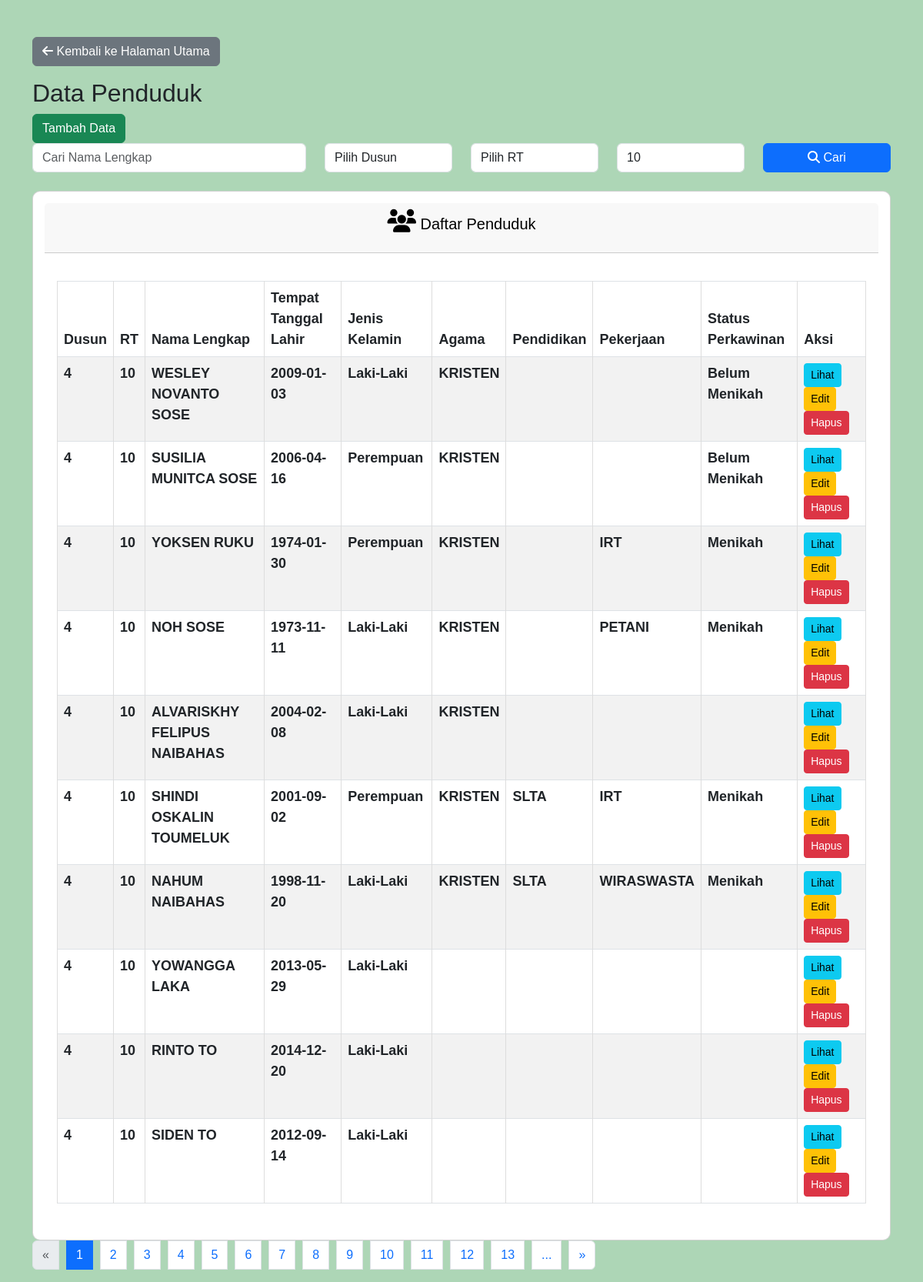
Page /penduduk.php (signed in) on the committed database.
### tables this page shows
CREATE TABLE `data_penduduk` (
  `id` int(11) NOT NULL,
  `nomor_urut` int(11) DEFAULT NULL,
  `kk` int(11) DEFAULT NULL,
  `dusun` varchar(255) DEFAULT NULL,
  `rt` varchar(255) DEFAULT NULL,
  `nama_lengkap` varchar(100) DEFAULT NULL,
  `ttl` varchar(100) DEFAULT NULL,
  `jenis_kelamin` char(1) DEFAULT NULL,
  `agama` varchar(50) DEFAULT NULL,
  `pendidikan` varchar(50) DEFAULT NULL,
  `pekerjaan` varchar(100) DEFAULT NULL,
  `status_perkawinan` varchar(50) DEFAULT NULL
);

### penduduk.php (the view, shortened to what this page needs)
<?php
include 'koneksi.php';
$nama_lengkap = isset($_GET['nama_lengkap']) ? $_GET['nama_lengkap'] : '';
$dusun_filter = isset($_GET['dusun']) ? $_GET['dusun'] : '';
$rt_filter = isset($_GET['rt']) ? $_GET['rt'] : '';
$limit = isset($_GET['limit']) ? (int)$_GET['limit'] : 10;
$page = isset($_GET['page']) ? (int)$_GET['page'] : 1;
$offset = ($page - 1) * $limit;
$queryPenduduk = "SELECT * FROM data_penduduk WHERE 1=1";
$queryPenduduk .= " ORDER BY id DESC LIMIT $limit OFFSET $offset";
$resultPenduduk = mysqli_query($conn, $queryPenduduk);
$totalQuery = "SELECT COUNT(*) AS total FROM data_penduduk WHERE 1=1";
$totalResult = mysqli_query($conn, $totalQuery);
$totalRow = mysqli_fetch_assoc($totalResult)['total'];
$totalPages = ceil($totalRow / $limit);
?>
<!DOCTYPE html>
<html lang="id">
<head>
    <link rel="stylesheet" href="https://cdn.jsdelivr.net/npm/bootstrap@5.3.0/dist/css/bootstrap.min.css">
    <link rel="stylesheet" href="style.css">
    <link rel="stylesheet" href="https://cdnjs.cloudflare.com/ajax/libs/font-awesome/6.4.2/css/all.min.css">
</head>
<body>
    <div class="container mt-5">
        <a href="index.php" class="btn btn-secondary mb-3"><i class="fa fa-arrow-left"></i> Kembali ke Halaman Utama</a>
        <h2>Data Penduduk</h2>
        <button type="button" class="btn btn-success" data-bs-toggle="modal" data-bs-target="#addDataModal">Tambah Data</button>
        <form method="GET" action="penduduk.php" class="search-form mb-4">
            <div class="row">
                <div class="col-md-4 col-sm-6 col-12">
                    <input type="text" name="nama_lengkap" class="form-control" placeholder="Cari Nama Lengkap" value="<?php echo htmlspecialchars($nama_lengkap); ?>">
                </div>
                <div class="col-md-2 col-sm-6 col-12">
    <select name="dusun" id="dusunSelect" class="form-control">
        <option value="">Pilih Dusun</option>
    </select>
</div>
<div class="col-md-2 col-sm-6 col-12">
    <select name="rt" class="form-control">
        <option value="">Pilih RT</option>
    </select>
</div>
                <div class="col-md-2 col-sm-6 col-12">
                    <select name="limit" class="form-control">
                        <option value="10" <?php echo ($limit == 10) ? 'selected' : ''; ?>>10</option>
                    </select>
                </div>
                <div class="col-md-2 col-sm-6 col-12">
                    <button type="submit" class="btn btn-primary w-100"><i class="fa fa-search"></i> Cari</button>
                </div>
            </div>
        </form>
        <div class="card">
            <div class="card-header">
                <h5><i class="fa fa-users"></i> Daftar Penduduk</h5>
            </div>
            <div class="card-body">
                <div class="table-responsive">
                    <table class="table table-bordered table-striped">
                        <thead>
                            <tr>
                                <th>Dusun</th>
                                <th>RT</th>
                                <th>Nama Lengkap</th>
                                <th>Tempat Tanggal Lahir</th>
                                <th>Jenis Kelamin</th>
                                <th>Agama</th>
                                <th>Pendidikan</th>
                                <th>Pekerjaan</th>
                                <th>Status Perkawinan</th>
                                <th>Aksi</th>
                            </tr>
                        </thead>
                        <tbody>
                            <?php
                            while ($row = mysqli_fetch_assoc($resultPenduduk)) {
                                echo "<tr>";
                                echo "<td>" . htmlspecialchars($row['dusun']) . "</td>";
                                echo "<td>" . htmlspecialchars($row['rt']) . "</td>";
                                echo "<td>" . htmlspecialchars($row['nama_lengkap']) . "</td>";
                                echo "<td>" . htmlspecialchars($row['ttl']) . "</td>";
                                echo "<td>" . htmlspecialchars($row['jenis_kelamin'] === 'L' ? 'Laki-Laki' : 'Perempuan') . "</td>";
                                echo "<td>" . htmlspecialchars($row['agama']) . "</td>";
                                echo "<td>" . htmlspecialchars($row['pendidikan']) . "</td>";
                                echo "<td>" . htmlspecialchars($row['pekerjaan']) . "</td>";
                                echo "<td>" . htmlspecialchars($row['status_perkawinan']) . "</td>";
                                echo "<td>
                                        <a href='view.php?id=" . $row['id'] . "' class='btn btn-info btn-sm'>Lihat</a>
                                        <a href='edit.php?id=" . $row['id'] . "' class='btn btn-warning btn-sm'>Edit</a>
                                        <a href='delete.php?id=" . $row['id'] . "' class='btn btn-danger btn-sm' onclick='return confirm(\"Apakah Anda yakin ingin menghapus data ini?\");'>Hapus</a>
                                      </td>";
                                echo "</tr>";
                            }
                            ?>
                        </tbody>
                    </table>
                </div>
            </div>
        </div>
        <div class="pagination-container text-center">
            <nav aria-label="Page navigation example">
                <ul class="pagination">
                    <li class="page-item <?php echo ($page <= 1) ? 'disabled' : ''; ?>">
                        <a class="page-link" href="penduduk.php?page=<?php echo ($page - 1); ?>&nama_lengkap=<?php echo urlencode($nama_lengkap); ?>&dusun=<?php echo urlencode($dusun_filter); ?>&rt=<?php echo urlencode($rt_filter); ?>&limit=<?php echo $limit; ?>" aria-label="Previous">
                            <span aria-hidden="true">&laquo;</span>
                        </a>
                    </li>
                    <?php
                    $maxPagesToShow = 25;
                    $startPage = max(1, $page - floor($maxPagesToShow / 2));
                    $endPage = min($totalPages, $page + floor($maxPagesToShow / 2));
                    for ($i = $startPage; $i <= $endPage; $i++) {
                        echo "<li class='page-item " . ($i == $page ? 'active' : '') . "'>";
                        echo "<a class='page-link' href='penduduk.php?page=$i&nama_lengkap=" . urlencode($nama_lengkap) . "&dusun=" . urlencode($dusun_filter) . "&rt=" . urlencode($rt_filter) . "&limit=$limit'>$i</a>";
                        echo "</li>";
                    }
                    if ($endPage < $totalPages) {
                        echo "<li class='page-item'><a class='page-link' href='#'>...</a></li>";
                    }
                    ?>
                    <li class="page-item <?php echo ($page >= $totalPages) ? 'disabled' : ''; ?>">
                        <a class="page-link" href="penduduk.php?page=<?php echo ($page + 1); ?>&nama_lengkap=<?php echo urlencode($nama_lengkap); ?>&dusun=<?php echo urlencode($dusun_filter); ?>&rt=<?php echo urlencode($rt_filter); ?>&limit=<?php echo $limit; ?>" aria-label="Next">
                            <span aria-hidden="true">&raquo;</span>
                        </a>
                    </li>
                </ul>
            </nav>
        </div>
    </div>
</body>
</html>

### style.css (style rules this page uses)
body { font-family: Arial, sans-serif; margin: 0; padding: 0; background-color: #add6b6; }
nav ul { list-style: none; padding: 0; }
nav ul li { display: inline; margin-right: 10px; }
table { width: 100%; border-collapse: collapse; margin-top: 20px; }
th, td { border: 1px solid #ddd; padding: 8px; text-align: left; }
th { background-color: #007bff; color: white; }
.card { flex: 1; min-width: 220px; text-align: center; font-size: 18px; font-weight: bold; border-radius: 10px; padding: 15px; color: white; }
.card i { font-size: 30px; margin-bottom: 10px; }

### penduduk.php (style rules this page uses)
h5 { color: black; }

### rows in the picture
data_penduduk: dusun "4", rt "10", nama_lengkap "WESLEY NOVANTO SOSE", ttl "2009-01-03", jenis_kelamin "Laki-Laki", agama "KRISTEN", status_perkawinan "Belum Menikah"
data_penduduk: dusun "4", rt "10", nama_lengkap "SUSILIA MUNITCA SOSE", ttl "2006-04-16", jenis_kelamin "Perempuan", agama "KRISTEN", status_perkawinan "Belum Menikah"
data_penduduk: dusun "4", rt "10", nama_lengkap "YOKSEN RUKU", ttl "1974-01-30", jenis_kelamin "Perempuan", agama "KRISTEN", pekerjaan "IRT", status_perkawinan "Menikah"
data_penduduk: dusun "4", rt "10", nama_lengkap "NOH SOSE", ttl "1973-11-11", jenis_kelamin "Laki-Laki", agama "KRISTEN", pekerjaan "PETANI", status_perkawinan "Menikah"
data_penduduk: dusun "4", rt "10", nama_lengkap "ALVARISKHY FELIPUS NAIBAHAS", ttl "2004-02-08", jenis_kelamin "Laki-Laki", agama "KRISTEN"
data_penduduk: dusun "4", rt "10", nama_lengkap "SHINDI OSKALIN TOUMELUK", ttl "2001-09-02", jenis_kelamin "Perempuan", agama "KRISTEN", pendidikan "SLTA", pekerjaan "IRT", status_perkawinan "Menikah"
data_penduduk: dusun "4", rt "10", nama_lengkap "NAHUM NAIBAHAS", ttl "1998-11-20", jenis_kelamin "Laki-Laki", agama "KRISTEN", pendidikan "SLTA", pekerjaan "WIRASWASTA", status_perkawinan "Menikah"
data_penduduk: dusun "4", rt "10", nama_lengkap "YOWANGGA LAKA", ttl "2013-05-29", jenis_kelamin "Laki-Laki"
data_penduduk: dusun "4", rt "10", nama_lengkap "RINTO TO", ttl "2014-12-20", jenis_kelamin "Laki-Laki"
data_penduduk: dusun "4", rt "10", nama_lengkap "SIDEN TO", ttl "2012-09-14", jenis_kelamin "Laki-Laki"
